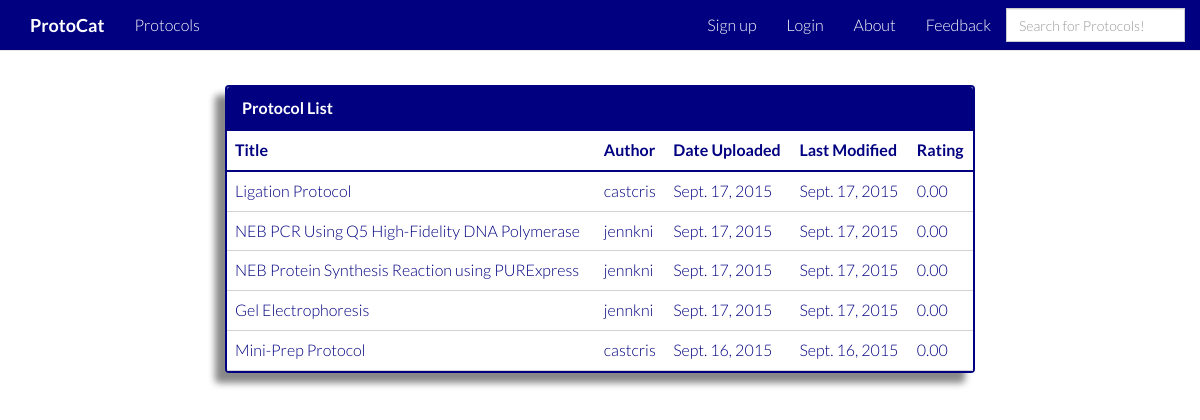
The app's page /protocol_list/, older data.
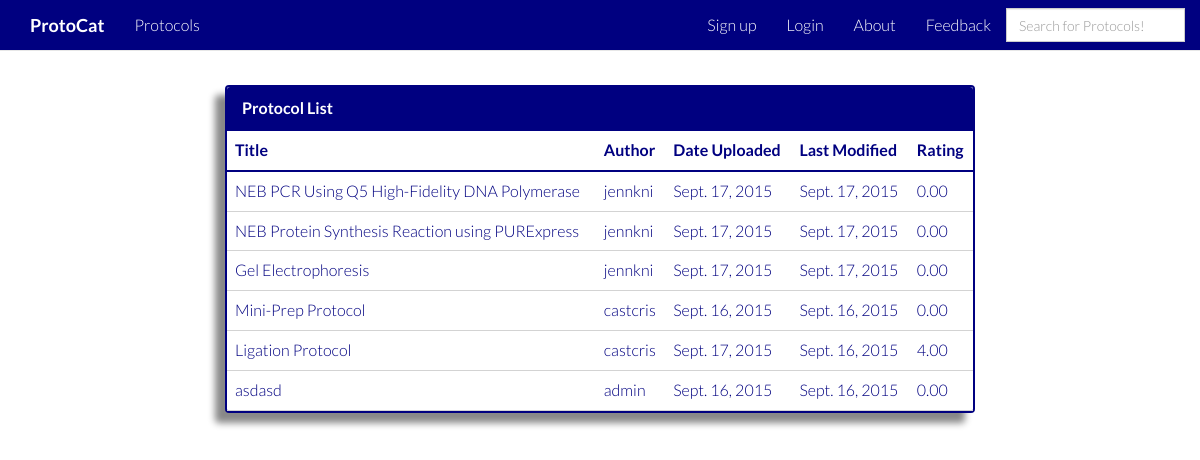
The same page, newer data.
### protocat_app/models.py (models this page shows, shortened)
class Protocol(models.Model):
    id = models.AutoField(primary_key=True)
    title = models.TextField()
    author = models.CharField(max_length=50)
    date_of_upload = models.DateField(auto_now_add=True)
    date_modified = models.DateField(auto_now=True)
    description = models.TextField(blank=True)
    protocol_type = models.CharField(max_length=2, choices=PROTOCOL_TYPES, null=True, blank=True)
    rating = models.DecimalField(
        validators=[MinValueValidator(0.0), MaxValueValidator(5.0)],
        max_digits=3, decimal_places=2, default=2.50)
    num_ratings = models.IntegerField(default=0)
    user_rated = models.TextField(default='')
    reagents = models.TextField(default='')
    protocol_steps = models.TextField(default='')

### protocat_app/views.py (the view)
# urls.py: url(r'^protocol_list/', views.protocol_list, name='protocol_list'),
def protocol_list(request):
    all_entries = Protocol.objects.all().order_by('-date_modified')
    protocol_list=[]
    for each in all_entries:
        title = each.title
        author = each.author
        date = each.date_of_upload
        last_mod = each.date_modified
        protocol_id = each.id
        rating = each.rating
        url = "/protocol_display/" + str(protocol_id)
        url2 = "/user_profile/" + str(author)
        inner_protocol = [title, author, date, protocol_id, url, rating, last_mod, url2]
        protocol_list.append(inner_protocol)
    asc = 'asc'
    return render(request,'protocat_app/protocol_list.html', {'protocol_list':protocol_list, 'order':asc})

### protocat_app/templates/protocat_app/protocol_list.html
{% extends 'base.html' %}
{% load staticfiles %}
{% block content %}
    <div class="container">
        <div class="row">
            <div class="col-md-2"></div>
            <div class="col-md-8">
                <div class="panel panel-primary">
                    <div class="panel-heading">Protocol List</div>
                        <table class="table table-hover">
                            <thead>
                                <tr>
                                    <th><a href="/protocol_list_sort/title/{{order}}">Title</a></th>
                                    <th><a href="/protocol_list_sort/author/{{order}}">Author</a></th>
                                    <th><a href="/protocol_list_sort/date_of_upload/{{order}}">Date Uploaded</a></th>
                                    <th><a href="/protocol_list_sort/date_modified/{{order}}">Last Modified</a></th>
                                    <th><a href="/protocol_list_sort/rating/{{order}}">Rating</a></th>
                                </tr>
                            </thead>
                            <tbody>
                            {% for protocol in protocol_list %}
                                <tr>
                                    <td><a href={{protocol.4}}>{{ protocol.0 }}</a></td>
                                    <td><a href={{protocol.7}}>{{ protocol.1 }}</a></td>
                                    <td>{{ protocol.2 }}</td>
                                    <td>{{ protocol.6 }}</td>
                                    <td>{{ protocol.5 }}</td>
                                </tr>
                            {% endfor %}
                            </tbody>
                        </table>
                </div>
            </div>
            <div class="col-md-2"></div>
        </div>
    </div>
{% endblock %}

Row changes from the older to the newer data that the page shows:
added Protocol: title "asdasd", author "admin", date_of_upload "Sept. 16, 2015", date_modified "Sept. 16, 2015", rating "0.00"
Text that changed along with them:
new list line: "Ligation Protocol castcris Sept. 17, 2015 Sept. 16, 2015 4.00"
list line gone: "Ligation Protocol castcris Sept. 17, 2015 Sept. 17, 2015 0.00"
